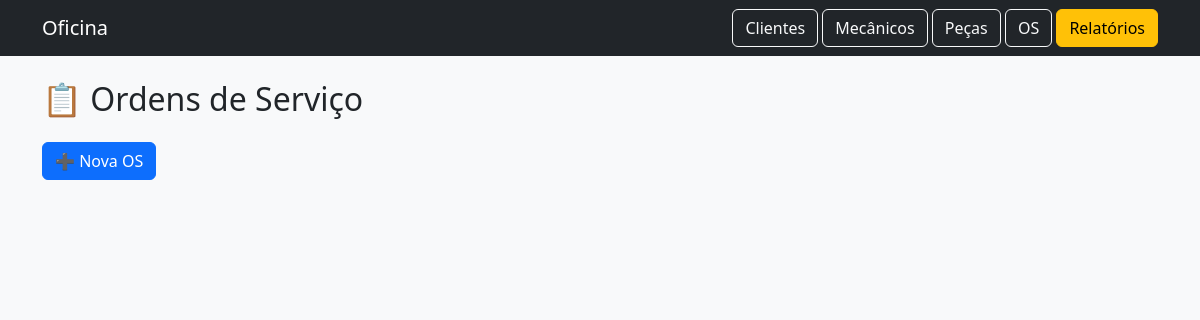
The app's page /os, older data.
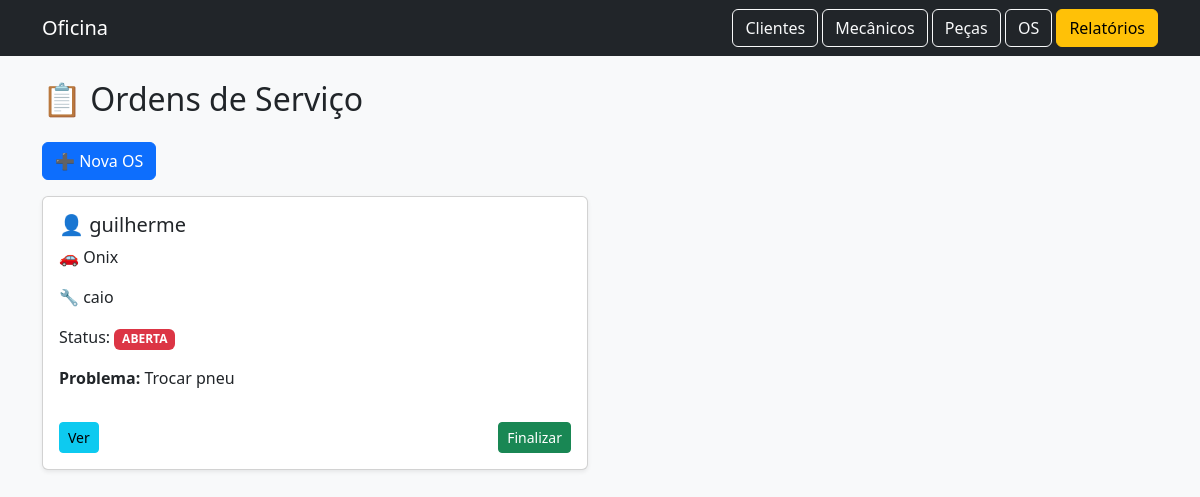
The same page, newer data.
### tables this page shows
CREATE TABLE ordens_servico (
    id INTEGER PRIMARY KEY AUTOINCREMENT,
    cliente_id INTEGER,
    veiculo_id INTEGER,
    mecanico_id INTEGER,
    status TEXT DEFAULT 'ABERTA',
    problema_relatado TEXT,
    data_abertura DATETIME DEFAULT CURRENT_TIMESTAMP,

    FOREIGN KEY (cliente_id) REFERENCES clientes(id),
    FOREIGN KEY (veiculo_id) REFERENCES veiculos(id),
    FOREIGN KEY (mecanico_id) REFERENCES mecanicos(id)
);

CREATE TABLE clientes (
    id INTEGER PRIMARY KEY AUTOINCREMENT,
    nome TEXT NOT NULL,
    telefone TEXT,
    email TEXT
);

CREATE TABLE veiculos (
    id INTEGER PRIMARY KEY AUTOINCREMENT,
    cliente_id INTEGER,
    marca TEXT,
    modelo TEXT,
    placa TEXT,
    FOREIGN KEY (cliente_id) REFERENCES clientes(id) ON DELETE CASCADE
);

CREATE TABLE mecanicos (
    id INTEGER PRIMARY KEY AUTOINCREMENT,
    nome TEXT NOT NULL,
    especialidade TEXT
);

### app.py (the view)
@app.route("/os")
def listar_os():
    conn = conectar()
    cursor = conn.cursor()
    cursor.execute("""
        SELECT os.*, c.nome as cliente_nome, v.modelo as veiculo_modelo, m.nome as mecanico_nome
        FROM ordens_servico os
        JOIN clientes c ON os.cliente_id = c.id
        JOIN veiculos v ON os.veiculo_id = v.id
        JOIN mecanicos m ON os.mecanico_id = m.id
    """)
    ordens = cursor.fetchall()
    conn.close()
    return render_template("os.html", ordens=ordens)

### db.py (called while the page is built)
def conectar():
    conn = sqlite3.connect("oficina.db")
    conn.row_factory = sqlite3.Row
    return conn

### templates/os.html
{% extends "base.html" %}
{% block content %}
<h2 class="mb-4">📋 Ordens de Serviço</h2>
<a href="/os/nova" class="btn btn-primary mb-3">➕ Nova OS</a>
<div class="row g-4">
{% for os in ordens %}
<div class="col-md-6">
    <div class="card shadow-sm p-3">
        <h5>👤 {{os.cliente_nome}}</h5>
        <p>🚗 {{os.veiculo_modelo}}</p>
        <p>🔧 {{os.mecanico_nome}}</p>
        <p>
            Status:
            {% if os.status == 'ABERTA' %}
                <span class="badge bg-danger">ABERTA</span>
            {% elif os.status == 'CONCLUIDA' %}
                <span class="badge bg-success">CONCLUÍDA</span>
            {% else %}
                <span class="badge bg-secondary">{{os.status}}</span>
            {% endif %}
        </p>
        <p><strong>Problema:</strong> {{os.problema_relatado}}</p>
        <div class="d-flex justify-content-between mt-3">
            <a href="/os/{{os.id}}" class="btn btn-info btn-sm">Ver</a>
            {% if os.status == 'ABERTA' %}
            <a href="/os/finalizar/{{os.id}}" class="btn btn-success btn-sm">
                Finalizar
            </a>
            {% endif %}
        </div>
    </div>
</div>
{% endfor %}
</div>
{% endblock %}

Row changes from the older to the newer data that the page shows:
added ordens_servico: cliente_nome "guilherme", veiculo_modelo "Onix", mecanico_nome "caio", status "ABERTA", problema_relatado "Trocar pneu"
